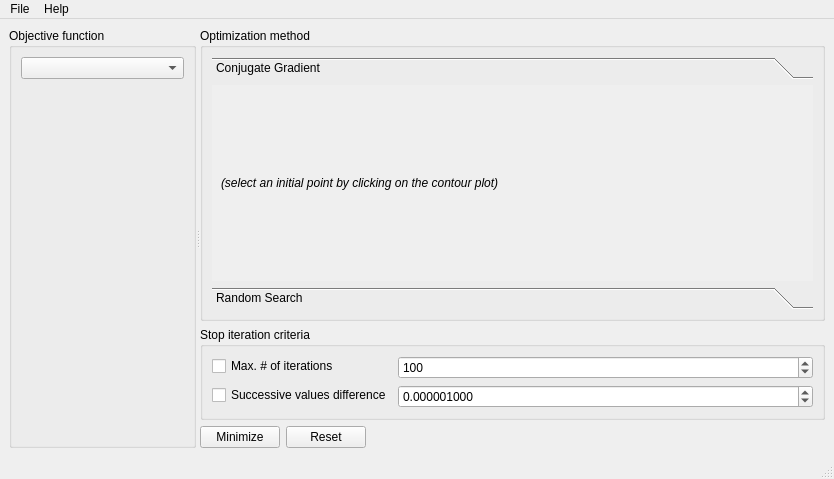
<?xml version="1.0" encoding="UTF-8"?>
<ui version="4.0">
 <class>MainWindow</class>
 <widget class="QMainWindow" name="MainWindow">
  <property name="geometry">
   <rect>
    <x>0</x>
    <y>0</y>
    <width>834</width>
    <height>479</height>
   </rect>
  </property>
  <property name="windowTitle">
   <string>MainWindow</string>
  </property>
  <widget class="QWidget" name="centralwidget">
   <layout class="QGridLayout" name="gridLayout">
    <item row="0" column="0">
     <widget class="QSplitter" name="splitter">
      <property name="orientation">
       <enum>Qt::Horizontal</enum>
      </property>
      <widget class="QGroupBox" name="ltContourPlot">
       <property name="sizePolicy">
        <sizepolicy hsizetype="Preferred" vsizetype="Preferred">
         <horstretch>0</horstretch>
         <verstretch>0</verstretch>
        </sizepolicy>
       </property>
       <property name="title">
        <string>Objective function</string>
       </property>
       <layout class="QVBoxLayout" name="verticalLayout">
        <item>
         <widget class="QComboBox" name="cbSelectFunction"/>
        </item>
        <item>
         <widget class="ContourPlotRenderWidget" name="plot" native="true">
          <property name="sizePolicy">
           <sizepolicy hsizetype="Expanding" vsizetype="Expanding">
            <horstretch>0</horstretch>
            <verstretch>0</verstretch>
           </sizepolicy>
          </property>
         </widget>
        </item>
       </layout>
      </widget>
      <widget class="QWidget" name="verticalLayoutWidget">
       <layout class="QVBoxLayout" name="ltControl">
        <item>
         <widget class="QGroupBox" name="ltOptMethods">
          <property name="title">
           <string>Optimization method</string>
          </property>
          <layout class="QVBoxLayout" name="verticalLayout_3">
           <item>
            <widget class="QToolBox" name="tbOptMethod">
             <property name="layoutDirection">
              <enum>Qt::LeftToRight</enum>
             </property>
             <property name="currentIndex">
              <number>0</number>
             </property>
             <widget class="QWidget" name="pageCG">
              <property name="geometry">
               <rect>
                <x>0</x>
                <y>0</y>
                <width>613</width>
                <height>149</height>
               </rect>
              </property>
              <attribute name="label">
               <string>Conjugate Gradient</string>
              </attribute>
              <layout class="QVBoxLayout" name="verticalLayout_2">
               <item>
                <widget class="QLabel" name="label_3">
                 <property name="font">
                  <font>
                   <italic>true</italic>
                  </font>
                 </property>
                 <property name="text">
                  <string>(select an initial point by clicking on the contour plot)</string>
                 </property>
                </widget>
               </item>
              </layout>
             </widget>
             <widget class="QWidget" name="pageRS">
              <property name="geometry">
               <rect>
                <x>0</x>
                <y>0</y>
                <width>571</width>
                <height>149</height>
               </rect>
              </property>
              <attribute name="label">
               <string>Random Search</string>
              </attribute>
              <layout class="QFormLayout" name="formLayout_2">
               <item row="0" column="0">
                <widget class="QLabel" name="label">
                 <property name="text">
                  <string>Global search probability</string>
                 </property>
                </widget>
               </item>
               <item row="0" column="1">
                <widget class="QDoubleSpinBox" name="sbGlobSearchProb">
                 <property name="minimum">
                  <double>0.010000000000000</double>
                 </property>
                 <property name="maximum">
                  <double>1.000000000000000</double>
                 </property>
                 <property name="singleStep">
                  <double>0.100000000000000</double>
                 </property>
                 <property name="value">
                  <double>0.200000000000000</double>
                 </property>
                </widget>
               </item>
               <item row="1" column="0">
                <widget class="QLabel" name="label_2">
                 <property name="text">
                  <string>Domain contraction factor</string>
                 </property>
                </widget>
               </item>
               <item row="1" column="1">
                <widget class="QDoubleSpinBox" name="sbContractFactor">
                 <property name="minimum">
                  <double>0.010000000000000</double>
                 </property>
                 <property name="maximum">
                  <double>1.000000000000000</double>
                 </property>
                 <property name="singleStep">
                  <double>0.100000000000000</double>
                 </property>
                 <property name="value">
                  <double>0.500000000000000</double>
                 </property>
                </widget>
               </item>
              </layout>
             </widget>
            </widget>
           </item>
          </layout>
         </widget>
        </item>
        <item>
         <layout class="QHBoxLayout" name="horizontalLayout_2">
          <item>
           <widget class="QGroupBox" name="ltStopIterCrit">
            <property name="title">
             <string>Stop iteration criteria</string>
            </property>
            <layout class="QFormLayout" name="formLayout">
             <item row="0" column="0">
              <widget class="QCheckBox" name="chbMaxIter">
               <property name="text">
                <string>Max. # of iterations</string>
               </property>
              </widget>
             </item>
             <item row="0" column="1">
              <widget class="QSpinBox" name="sbMaxIter">
               <property name="minimum">
                <number>1</number>
               </property>
               <property name="maximum">
                <number>1000000000</number>
               </property>
               <property name="value">
                <number>100</number>
               </property>
              </widget>
             </item>
             <item row="1" column="0">
              <widget class="QCheckBox" name="chbValDiff">
               <property name="text">
                <string>Successive values difference</string>
               </property>
              </widget>
             </item>
             <item row="1" column="1">
              <widget class="QDoubleSpinBox" name="sbValDiff">
               <property name="decimals">
                <number>9</number>
               </property>
               <property name="singleStep">
                <double>0.001000000000000</double>
               </property>
               <property name="value">
                <double>0.000001000000000</double>
               </property>
              </widget>
             </item>
            </layout>
           </widget>
          </item>
         </layout>
        </item>
        <item>
         <layout class="QHBoxLayout" name="ltMainControlButtons">
          <item>
           <widget class="QPushButton" name="pbMinimize">
            <property name="text">
             <string>Minimize</string>
            </property>
           </widget>
          </item>
          <item>
           <widget class="QPushButton" name="pbReset">
            <property name="text">
             <string>Reset</string>
            </property>
           </widget>
          </item>
          <item>
           <spacer name="horizontalSpacer">
            <property name="orientation">
             <enum>Qt::Horizontal</enum>
            </property>
            <property name="sizeHint" stdset="0">
             <size>
              <width>40</width>
              <height>20</height>
             </size>
            </property>
           </spacer>
          </item>
         </layout>
        </item>
       </layout>
      </widget>
     </widget>
    </item>
   </layout>
  </widget>
  <widget class="QMenuBar" name="menubar">
   <property name="geometry">
    <rect>
     <x>0</x>
     <y>0</y>
     <width>834</width>
     <height>27</height>
    </rect>
   </property>
   <widget class="QMenu" name="menuFile">
    <property name="title">
     <string>File</string>
    </property>
    <addaction name="actionExit"/>
   </widget>
   <widget class="QMenu" name="menuHelp">
    <property name="title">
     <string>Help</string>
    </property>
    <addaction name="actionAbout"/>
   </widget>
   <addaction name="menuFile"/>
   <addaction name="menuHelp"/>
  </widget>
  <widget class="QStatusBar" name="statusbar"/>
  <action name="actionExit">
   <property name="text">
    <string>Exit</string>
   </property>
  </action>
  <action name="actionAbout">
   <property name="text">
    <string>About</string>
   </property>
  </action>
 </widget>
 <customwidgets>
  <customwidget>
   <class>ContourPlotRenderWidget</class>
   <extends>QWidget</extends>
   <header>ContourPlotRenderWidget.h</header>
   <container>1</container>
  </customwidget>
 </customwidgets>
 <resources/>
 <connections/>
</ui>
